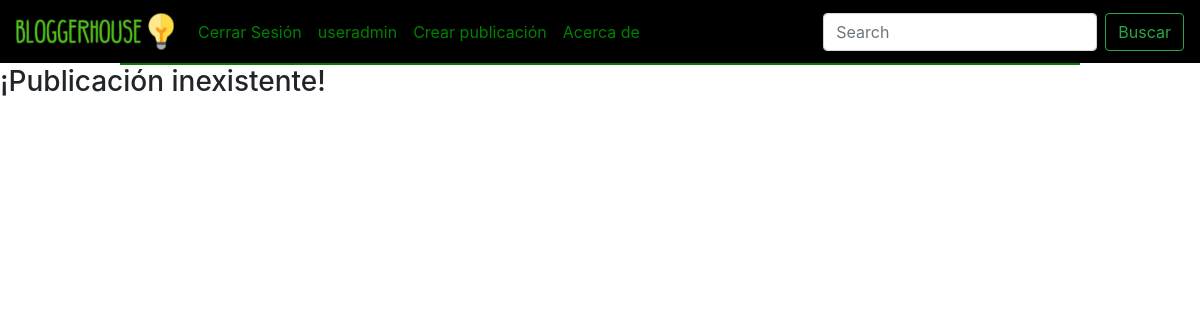
Page /posts/detail-post/18/ (signed in) on the earlier database version.
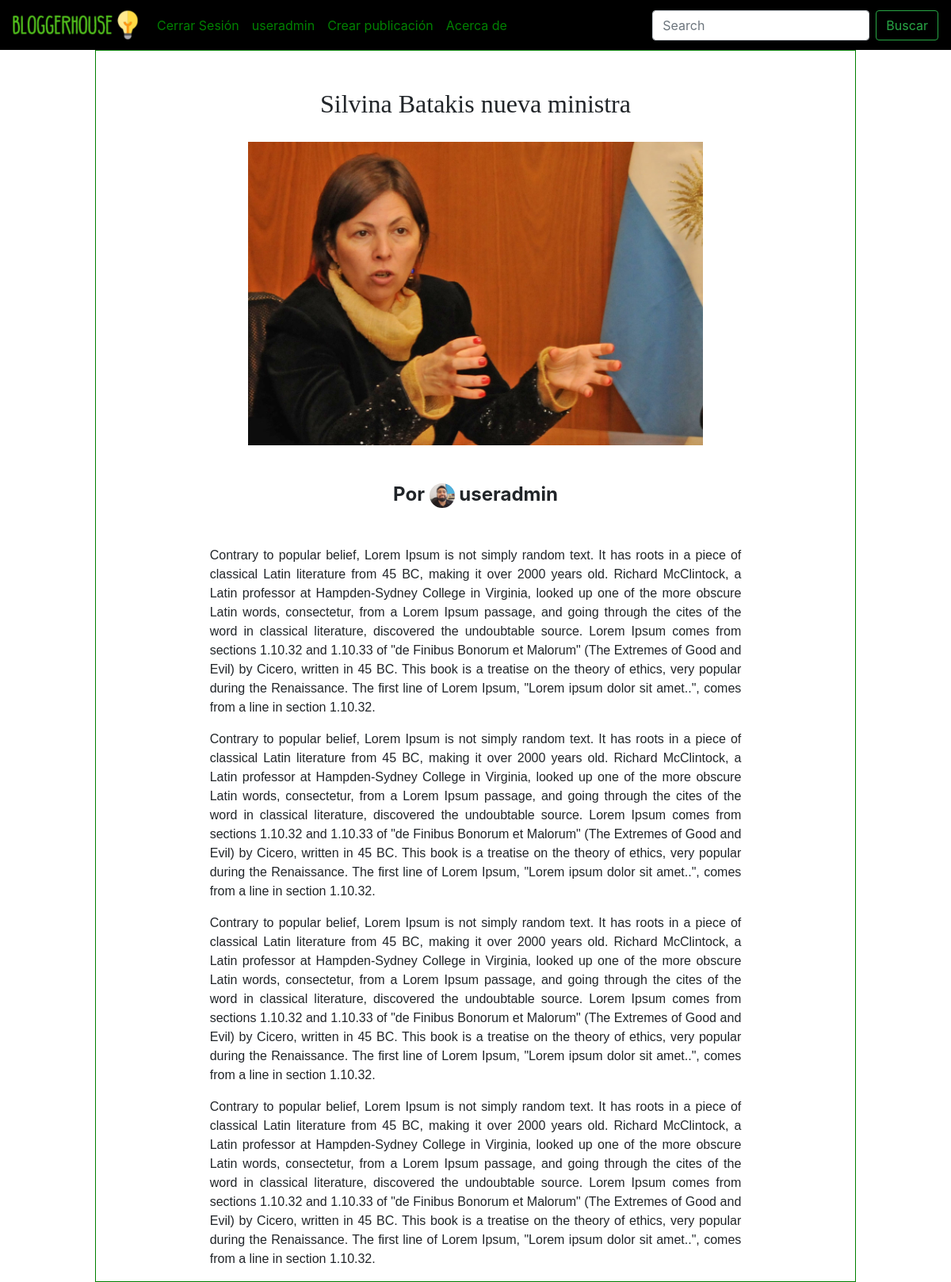
Same page on the later database version.
### publicaciones/models.py (models this page shows)
class publicacion(models.Model):
    user = models.ForeignKey(User,on_delete=models.CASCADE)
    title = models.CharField(max_length=40,blank=False,null=False)
    content = models.TextField(null = False)
    category = models.ForeignKey(categoria,on_delete=models.RESTRICT)
    dt_creation = models.DateTimeField(default = timezone.now)
    dt_update = models.DateTimeField(default = timezone.now)
    main_image = models.ImageField(upload_to = 'post_image', default ='post_image/post-image-default-2.png', blank=True, null=True)
    is_active = models.BooleanField(default=True)
    class Meta:
        verbose_name = 'Publicación'
        verbose_name_plural = 'Publicaciones'

### users/models.py (models this page shows)
class Profile(models.Model):
    user = models.OneToOneField(User,on_delete=models.CASCADE)
    name = models.CharField(max_length=48,default='-')
    surname = models.CharField(max_length=64,default='-')
    birthday = models.DateField(default = timezone.now)
    country = models.ForeignKey(Country,on_delete=models.RESTRICT)
    img_profile = models.ImageField(upload_to = 'profile_images',default='profile_images/default-user.jpg',blank=True, null=True)
    class Meta:
        verbose_name = 'Perfil'
        verbose_name_plural = 'Perfiles'

### publicaciones/views.py (the view)
# urls.py: path('detail-post/<int:pk>/', detail_publicaciones, name = 'detail_publicaciones'),
@login_required
def detail_publicaciones(request,pk):
    try:
        post = publicacion.objects.get(id=pk)
    except:
        post = None
    if post is None:
        context = {'error': '¡Publicación inexistente!'}
    else:
        context = {'publicacion': post}
        try:
            autor = Profile.objects.get(user= post.user)
        except:
            autor = None
        if autor is not None:
            aux = {'autor':autor}
            context.update(aux)
    return render(request,'publicaciones/detail_publicacion_template.html',context=context)

### templates/publicaciones/detail_publicacion_template.html (shortened to what this page needs)
{% extends 'base.html' %}
{% block contenido %}
    {% if publicacion %}
    <div class = "post-container">
        <h2 class="post-title">{{ publicacion.title}}</h2>
        <img class="img-content" src="{{publicacion.main_image.url}}" alt="" srcset="">
        <div class = "post-autor">
            <h4>Por {% if autor %} <img class="img-profile-post" src="{{autor.img_profile.url}}" alt="" srcset=""> {% endif %} {{publicacion.user}}</h4>
        </div>
        {{publicacion.content|safe}}
    </div>
    {% else %}
    <div style="width: 80%; margin-left: auto; margin-right: auto; border: 1px solid green"></div>
        <h3>{{ error }}</h3>
    {% endif %}
{% endblock %}

Differences in the rows shown:
added publicacion: title "Silvina Batakis nueva ministra", main_image (picture), user "useradmin", content "Contrary to popular belief, Lorem Ipsum is not simply random text. It has roots in a piece of classical Latin literature from 45 BC, making it over 2000 years old. Richard McClintock, a Latin professor at Hampden-Sydney College in Virginia, looked up one of the more obscure Latin words, consectetur, from a Lorem Ipsum passage, and going through the cites of the word in classical literature, discovered the undoubtable source. Lorem Ipsum comes from sections 1.10.32 and 1.10.33 of \"de Finibus Bonorum et Malorum\" (The Extremes of Good and Evil) by Cicero, written in 45 BC. This book is a treatise on the theory of ethics, very popular during the Renaissance. The first line of Lorem Ipsum,…"
now on this page (row unchanged): Profile: img_profile (picture)
Other differences:
{{ error }}: "¡Publicación inexistente!" → (not shown)
text now shown: "Por"
